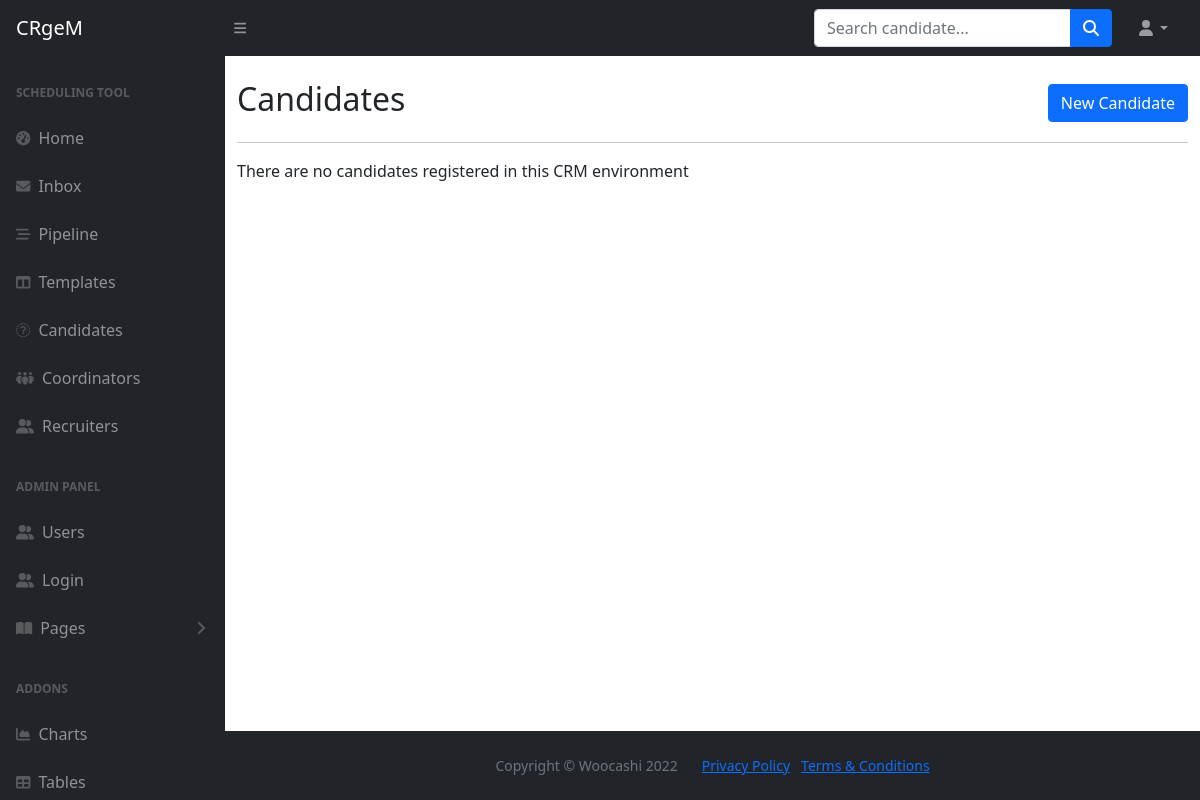
/candidates, run on an earlier commit of the app's database.
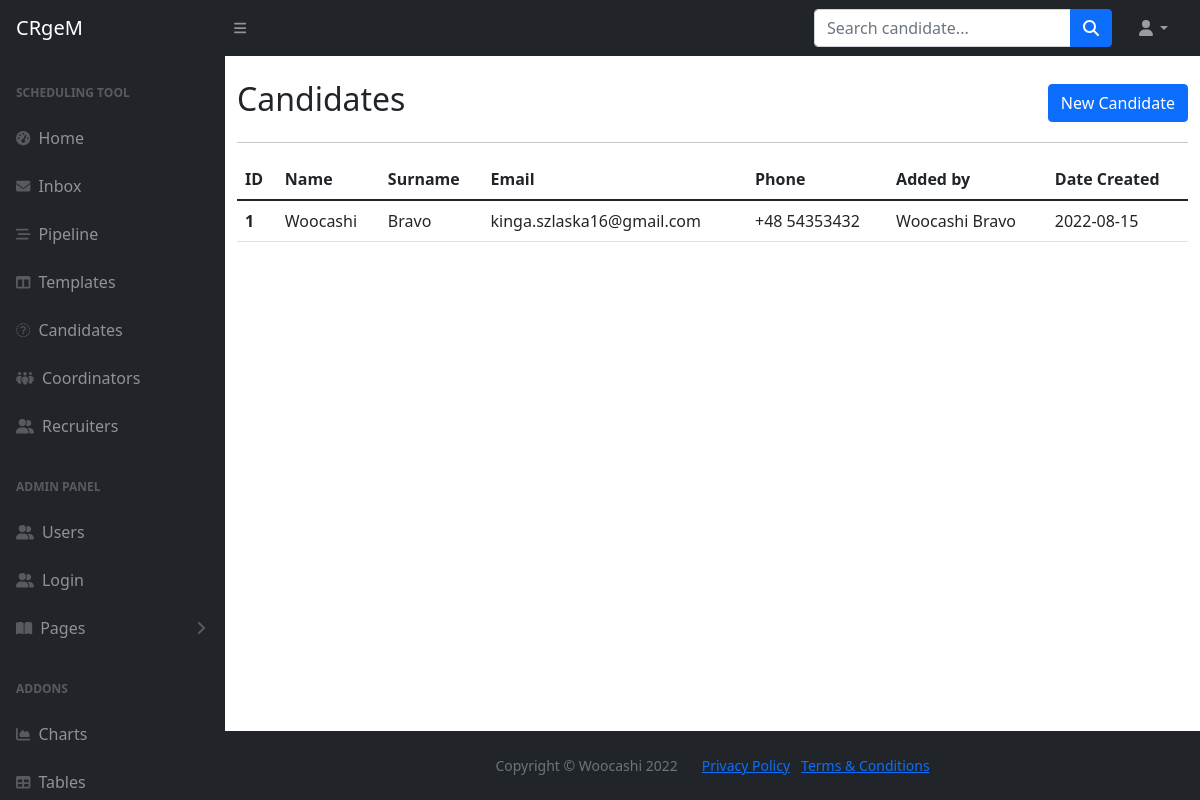
And on a later commit of the database.
### main.py (models this page shows)
class Candidate(db.Model, Base):
    __tablename__="candidates"
    id = db.Column(db.Integer, primary_key=True)
    first_name = db.Column(db.String, nullable=False)
    last_name = db.Column(db.String, nullable=False)
    full_name = db.Column(db.String, nullable=False)
    email = db.Column(db.String, nullable=False, unique=True)
    phone = db.Column(db.String, nullable=False)
    cv = db.Column(db.String, nullable=True)
    owner_id = Column(Integer, ForeignKey('users.id'))
    created_by = relationship("User", back_populates="candidates")
    created_date = db.Column(db.Date, nullable=False)

class User(db.Model, UserMixin, Base):
    __tablename__="users"
    id = db.Column(db.Integer, primary_key=True)
    first_name = db.Column(db.String, nullable=False)
    last_name = db.Column(db.String, nullable=False)
    full_name = db.Column(db.String, nullable=False)
    email = db.Column(db.String, nullable=False, unique=True)
    phone = db.Column(db.String, nullable=False)
    type = db.Column(db.String, nullable=False)
    password = db.Column(db.String, nullable=False)
    interviews = relationship("Interview", back_populates="created_by")
    templates = relationship("Template", back_populates="created_by")
    candidates = relationship("Candidate", back_populates="created_by")

### main.py (the view)
@app.route('/candidates')
def candidates():
    candidates = db.session.query(Candidate).all()
    return render_template('candidates.html', candidates=candidates, current_user=current_user)

### templates/candidates.html
{% import "bootstrap/wtf.html" as wtf %}
{% include 'header.html' %}
<div id="layoutSidenav_content">
	<main>
		<div class="container mt-4">
			<div class="row d-flex align-items-center">
				<div class="col-lg-6">
					<h2>Candidates</h2>
				</div>
				<div class="col-lg-6 d-flex justify-content-end">
					<a class="btn btn-primary" href="{{url_for('candidates_new', form=form)}}">New Candidate</a>
				</div>
			</div>
			<hr>
			{% if candidates|length == 0 %}
			<p>There are no candidates registered in this CRM environment</p>
			{% else %}
			<table class="table">
				  <thead>
				    <tr>
				      <th scope="col">ID</th>
				      <th scope="col">Name</th>
				      <th scope="col">Surname</th>
				      <th scope="col">Email</th>
					    <th scope="col">Phone</th>
					    <th scope="col">Added by</th>
					    <th scope="col">Date Created</th>
				    </tr>
				  </thead>
				  <tbody>
				  {% for candidate in candidates %}
				    <tr>
				      <th scope="row">{{candidate.id}}</th>
				      <td>{{candidate.first_name}}</td>
				      <td>{{candidate.last_name}}</td>
				      <td>{{candidate.email}}</td>
					    <td>{{candidate.phone}}</td>
					    <td>{{candidate.created_by.full_name}}</td>
					    <td>{{candidate.created_date}}</td>
				    </tr>
				  {% endfor %}
				  </tbody>
				</table>
			{% endif %}
		</div>
	</main>
{% include 'footer.html' %}

### templates/header.html (shortened to what this page needs)
<!DOCTYPE html>
<html lang="en">
    <head>
        <link href="https://cdn.jsdelivr.net/npm/simple-datatables@latest/dist/style.css" rel="stylesheet" />
        <link href="{{ url_for('static', filename='css/styles.css') }}" rel="stylesheet" />
    </head>
    <body class="sb-nav-fixed">
        <nav class="sb-topnav navbar navbar-expand navbar-dark bg-dark">
            <a class="navbar-brand ps-3" href="{{ url_for('home') }}">CRgeM</a>
            <button class="btn btn-link btn-sm order-1 order-lg-0 me-4 me-lg-0" id="sidebarToggle" href="#!"><i class="fas fa-bars"></i></button>
            <form class="d-none d-md-inline-block form-inline ms-auto me-0 me-md-3 my-2 my-md-0">
                <div class="input-group">
                    <input class="form-control" type="text" placeholder="Search candidate..." aria-label="Search for..." aria-describedby="btnNavbarSearch" />
                    <button class="btn btn-primary" id="btnNavbarSearch" type="button"><i class="fas fa-search"></i></button>
                </div>
            </form>
            <ul class="navbar-nav ms-auto ms-md-0 me-3 me-lg-4">
                <li class="nav-item dropdown">
                    <a class="nav-link dropdown-toggle" id="navbarDropdown" href="#" role="button" data-bs-toggle="dropdown" aria-expanded="false"><i class="fas fa-user fa-fw"></i></a>
                </li>
            </ul>
        </nav>
        <div id="layoutSidenav">
            <div id="layoutSidenav_nav">
                <nav class="sb-sidenav accordion sb-sidenav-dark" id="sidenavAccordion">
                    <div class="sb-sidenav-menu">
                        <div class="nav">
                            <div class="sb-sidenav-menu-heading">Scheduling tool</div>
                            <a class="nav-link" href={{url_for('home')}}>
                                <div class="sb-nav-link-icon"><i class="fas fa-tachometer-alt"></i></div>
                                Home
                            <a class="nav-link" href="#">
                                <div class="sb-nav-link-icon"><i class="fa-solid fa-envelope"></i></div>
                                Inbox
                            </a>
                            <a class="nav-link" href={{url_for('pipeline')}}>
                                <div class="sb-nav-link-icon"><i class="fa-solid fa-bars-staggered"></i></div>
                                Pipeline
                            </a>
                            <a class="nav-link" href={{url_for('templates')}}>
                                <div class="sb-nav-link-icon"><i class="fas fa-columns"></i></div>
                                Templates
                            </a>
                            <a class="nav-link" href={{url_for('candidates')}}>
                                <div class="sb-nav-link-icon"><i class="fa-solid fa-file-user"></i></div>
                                Candidates
                            </a>
                            <a class="nav-link" href='#'>
                                <div class="sb-nav-link-icon"><i class="fa-solid fa-people-group"></i></div>
                                Coordinators
                            </a>
                            <a class="nav-link" href="#">
                                <div class="sb-nav-link-icon"><i class="fa-solid fa-user-group"></i></div>
                                Recruiters
                            </a>
                            <div class="sb-sidenav-menu-heading">ADMIN PANEL</div>
                            <a class="nav-link" href="{{url_for('users')}}">
                                <div class="sb-nav-link-icon"><i class="fa-solid fa-user-group"></i></div>
                                Users
                            </a>
                            <a class="nav-link" href="{{url_for('login')}}">
                                <div class="sb-nav-link-icon"><i class="fa-solid fa-user-group"></i></div>
                                Login
                            </a>
                            <a class="nav-link collapsed" href="#" data-bs-toggle="collapse" data-bs-target="#collapsePages" aria-expanded="false" aria-controls="collapsePages">
                                <div class="sb-nav-link-icon"><i class="fas fa-book-open"></i></div>
                                Pages
                                <div class="sb-sidenav-collapse-arrow"><i class="fas fa-angle-down"></i></div>
                            </a>
                            <div class="sb-sidenav-menu-heading">Addons</div>
                            <a class="nav-link" href="charts.html">
                                <div class="sb-nav-link-icon"><i class="fas fa-chart-area"></i></div>
                                Charts
                            </a>
                            <a class="nav-link" href="tables.html">
                                <div class="sb-nav-link-icon"><i class="fas fa-table"></i></div>
                                Tables
                            </a>
                        </div>
                    </div>
                </nav>
            </div>

### templates/footer.html (shortened to what this page needs)
<footer class="py-4 bg-dark mt-auto">
                    <div class="container-fluid px-4">
                        <div class="d-flex align-items-center justify-content-center small">
                            <div class="text-muted me-4">Copyright &copy; Woocashi 2022</div>
                            <div>
                                <a href="#">Privacy Policy</a>
                                &middot;
                                <a href="#">Terms &amp; Conditions</a>
                            </div>
                        </div>
                    </div>
                </footer>
            </div>
        </div>
    </body>
</html>

What changed in the data, as far as the page shows it:
added Candidate: id "1", first_name "Woocashi", last_name "Bravo", email "kinga.szlaska16@gmail.com", phone "+48 54353432", created_by.full_name "Woocashi Bravo", created_date "2022-08-15"
Also different on the page:
text no longer shown: "There are no candidates registered in this CRM environment"
text now shown: "ID Name Surname Email Phone Added by Date Created"
